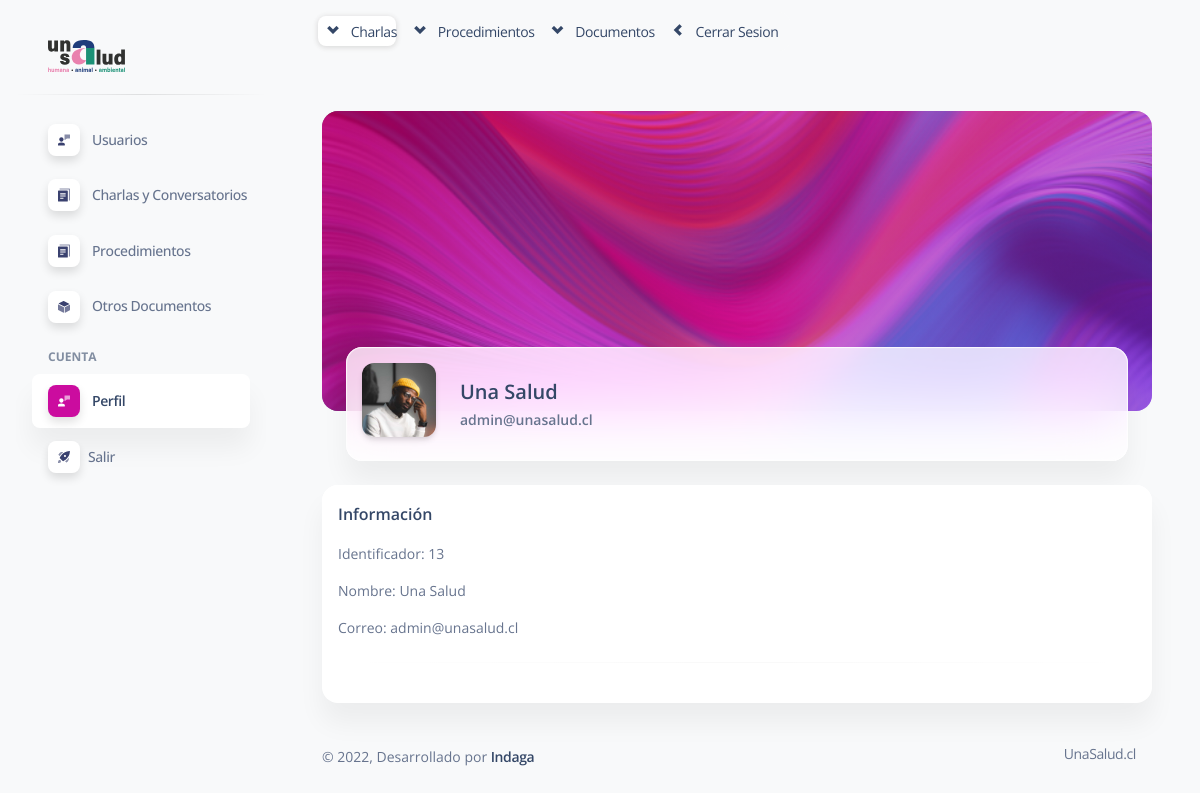
The app's page /admin/Layout/index.php?page=6 (signed in) with its own data.
### tables this page shows
CREATE TABLE `usuarios` (
  `id_usuario` int(11) NOT NULL,
  `id_rol` int(11) NOT NULL,
  `nombre_usuario` varchar(100) NOT NULL,
  `email` varchar(150) NOT NULL,
  `password` varchar(255) NOT NULL,
  `is_activo` int(11) NOT NULL DEFAULT '1'
);

### admin/Layout/Perfil/index.php (the view, shortened to what this page needs)
<div class="container-fluid">
  <div class="page-header min-height-300 border-radius-xl mt-4" style="background-image: url('assets/img/curved-images/curved0.jpg'); background-position-y: 50%;">
    <span class="mask bg-gradient-primary opacity-6"></span>
  </div>
  <div class="card card-body blur shadow-blur mx-4 mt-n6 overflow-hidden">
    <div class="row gx-4">
      <div class="col-auto">
        <div class="avatar avatar-xl position-relative">
          <img src="assets/img/bruce-mars.jpg" alt="profile_image" class="w-100 border-radius-lg shadow-sm">
        </div>
      </div>
      <div class="col-auto my-auto">
        <div class="h-100">
          <h5 class="mb-1">
          <?php echo $row['nombre_usuario']; ?>
          </h5>
          <p class="mb-0 font-weight-bold text-sm">
            <?php echo $row['email']; ?>
          </p>
        </div>
      </div>
    </div>
  </div>
</div>
<div class="container-fluid py-4">
  <div class="row">
    <div class="col-12 col-xl-12 ">
      <div class="card h-100">
        <div class="card-header pb-0 p-3">
          <div class="row">
            <div class="col-md-8 d-flex align-items-center">
              <h6 class="mb-0">Información</h6>
            </div>
            <div class="col-md-4 text-end">
            </div>
          </div>
        </div>
        <div class="card-body p-3">
          <p class="text-sm">
          Identificador:       <?php echo $row['id_usuario']; ?>
          </p>
          <p class="text-sm">
           Nombre:        <?php echo $row['nombre_usuario']; ?>
          </p>
          <p class="text-sm">
           Correo:        <?php echo $row['email']; ?>
          </p>
          <hr class="horizontal gray-light my-4">
        </div>
      </div>
    </div>
  </div>
</div>

### records on screen
usuarios: nombre_usuario "Una Salud", email "admin@unasalud.cl", id_usuario "13"
